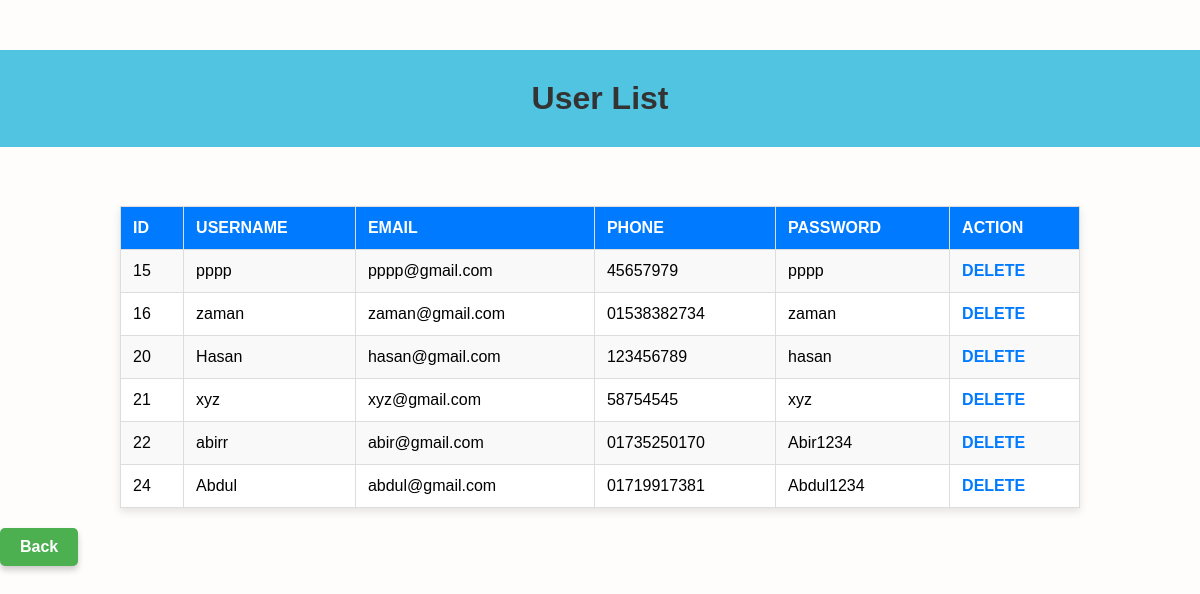
The app's page /View/userlist.php (signed in) with its own data.
### tables this page shows
CREATE TABLE `user` (
  `user_id` int(11) NOT NULL,
  `username` text NOT NULL,
  `email` varchar(50) NOT NULL,
  `phone` varchar(11) NOT NULL,
  `password` varchar(10) NOT NULL,
  `last_checked` timestamp NOT NULL DEFAULT current_timestamp() ON UPDATE current_timestamp(),
  `last_logout` datetime DEFAULT NULL
);

### Model/userModel.php (called while the page is built, shortened)
<?php
function getConnection(){
    $conn = mysqli_connect('127.0.0.1', 'root', '', 'member');
    return $conn;
}
function getUsers() {
    $conn = getConnection();
    $sql = "SELECT * FROM user";
    $result = mysqli_query($conn, $sql) or die("Error: " . mysqli_error($conn));
    $users = [];
    if ($result && mysqli_num_rows($result) > 0) {
        while ($row = mysqli_fetch_assoc($result)) {
            $users[] = $row;
        }
    }
    return $users;
}
$users = getUsers();
?>

### View/userlist.php (the view, shortened to what this page needs)
<?php
    require_once '../Model/userModel.php';
?>
<html>
<head>
</head>
<body>
        <h1>User List</h1>
        <br>
        <table border=1>
            <tr>
                <th>id</th>
                <th>Username</th>
                <th>Email</th>
                <th>Phone</th>
                <th>Password</th>
                <th>Action</th>
            </tr>
            <?php
                foreach($users as $user){
            ?>
            <tr>
                <td><?php echo $user['user_id']; ?></td>
                <td><?php echo $user['username']; ?></td>
                <td><?php echo $user['email']; ?></td>
                <td><?php echo $user['phone']; ?></td>
                <td><?php echo $user['password']; ?></td>
                <td>
                <a href='user_delete.php?user_id=<?php echo $user['user_id']; ?>'> DELETE </a>
                </td>
            </tr>
            <?php } ?>
        </table>
        <a href="home.php" class="button">Back</a>
</body>
</html>

### View/userlist.php (style rules this page uses)
body { font-family: Arial, sans-serif; margin: 0; padding: 0; background-color:rgb(255, 252, 252); }
h1 { text-align: center; background-color:rgb(80, 196, 224); color: #333; margin-top: 50px; padding: 30px 0; }
table { width: 80%; margin: 20px auto; border-collapse: collapse; background-color: #fff; box-shadow: 0 4px 8px rgba(0, 0, 0, 0.1); }
th, td { padding: 12px; text-align: left; border: 1px solid #ddd; }
th { background-color: #007BFF; color: #fff; text-transform: uppercase; }
tr:nth-child(even) { background-color: #f9f9f9; }
td a { text-decoration: none; color: #007BFF; font-weight: bold; }
.button { display: inline-block; background-color: #4CAF50; color: white; padding: 10px 20px; text-decoration: none; border-radius: 5px; font-size: 16px; font-weight: bold; text-align: center; border: none; cursor: pointer; box-shadow: 0 4px 6px rgba(0, 0, 0, 0.2); }

### records on screen
user: user_id "15", username "pppp", email "pppp@gmail.com", phone "45657979", password "pppp"
user: user_id "16", username "zaman", email "zaman@gmail.com", phone "01538382734", password "zaman"
user: user_id "20", username "Hasan", email "hasan@gmail.com", phone "123456789", password "hasan"
user: user_id "21", username "xyz", email "xyz@gmail.com", phone "58754545", password "xyz"
user: user_id "22", username "abirr", email "abir@gmail.com", phone "01735250170", password "Abir1234"
user: user_id "24", username "Abdul", email "abdul@gmail.com", phone "01719917381", password "Abdul1234"
